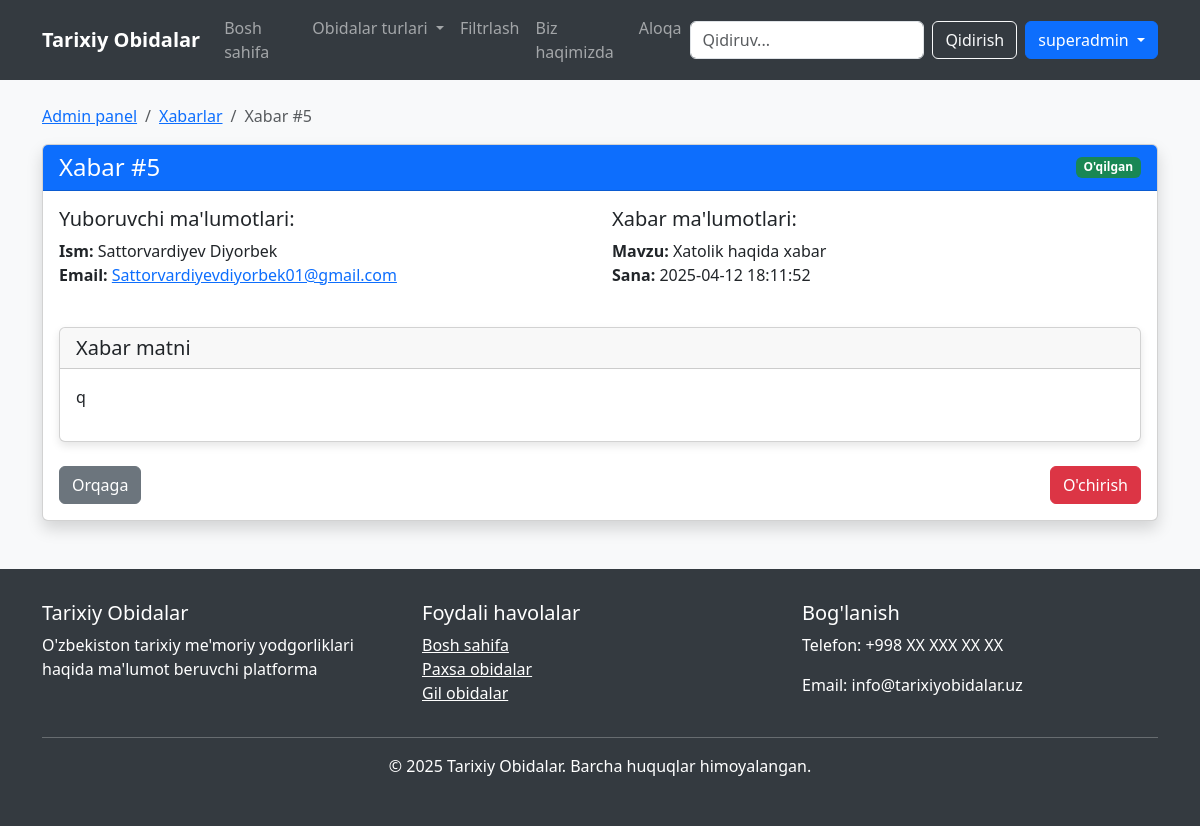
The app's page /admin/xabar/5 (signed in) with its own data.
### tables this page shows
CREATE TABLE xabarlar (
    id INTEGER PRIMARY KEY AUTOINCREMENT,
    ism TEXT NOT NULL,
    email TEXT NOT NULL,
    telefon TEXT,
    mavzu TEXT NOT NULL,
    xabar TEXT NOT NULL,
    oqilgan BOOLEAN DEFAULT 0,
    yuborilgan_sana TIMESTAMP DEFAULT CURRENT_TIMESTAMP
);

### app.py (the view)
@app.route('/admin/xabar/<int:id>')
@login_required
def view_xabar(id):
    conn = get_db_connection()
    xabar = conn.execute('SELECT * FROM xabarlar WHERE id = ?', (id,)).fetchone()
    if xabar is None:
        conn.close()
        flash('Xabar topilmadi', 'danger')
        return redirect(url_for('admin_xabarlar'))
    if not xabar['oqilgan']:
        conn.execute('UPDATE xabarlar SET oqilgan = 1 WHERE id = ?', (id,))
        conn.commit()
    conn.close()
    return render_template('admin/view_xabar.html', xabar=xabar)

### app.py (called while the page is built)
def get_db_connection():
    conn = sqlite3.connect('obidalar.db')
    conn.row_factory = sqlite3.Row
    return conn

def login_required(f):
    @wraps(f)
    def decorated_function(*args, **kwargs):
        if 'user_id' not in session:
            flash('Iltimos, avval tizimga kiring', 'danger')
            return redirect(url_for('login'))
        return f(*args, **kwargs)
    return decorated_function

### templates/admin/view_xabar.html (shortened to what this page needs)
{% extends "base.html" %}
{% block content %}
<div class="container mt-4">
    <nav aria-label="breadcrumb">
        <ol class="breadcrumb">
            <li class="breadcrumb-item"><a href="{{ url_for('admin_panel') }}">Admin panel</a></li>
            <li class="breadcrumb-item"><a href="{{ url_for('admin_xabarlar') }}">Xabarlar</a></li>
            <li class="breadcrumb-item active">Xabar #{{ xabar.id }}</li>
        </ol>
    </nav>
    <div class="card shadow mb-4">
        <div class="card-header bg-primary text-white d-flex justify-content-between align-items-center">
            <h4 class="mb-0">Xabar #{{ xabar.id }}</h4>
            <span class="badge {% if xabar.oqilgan %}bg-success{% else %}bg-warning{% endif %}">
                {% if xabar.oqilgan %}O'qilgan{% else %}Yangi{% endif %}
            </span>
        </div>
        <div class="card-body">
            <div class="row mb-4">
                <div class="col-md-6">
                    <h5>Yuboruvchi ma'lumotlari:</h5>
                    <p>
                        <strong>Ism:</strong> {{ xabar.ism }}<br>
                        <strong>Email:</strong> <a href="mailto:{{ xabar.email }}">{{ xabar.email }}</a><br>
                    </p>
                </div>
                <div class="col-md-6">
                    <h5>Xabar ma'lumotlari:</h5>
                    <p>
                        <strong>Mavzu:</strong> {{ xabar.mavzu }}<br>
                        <strong>Sana:</strong> {{ xabar.yuborilgan_sana }}<br>
                    </p>
                </div>
            </div>
            <div class="card mb-4">
                <div class="card-header">
                    <h5 class="mb-0">Xabar matni</h5>
                </div>
                <div class="card-body">
                    <p>{{ xabar.xabar|replace('\n', '<br>')|safe }}</p>
                </div>
            </div>
            <div class="d-flex justify-content-between">
                <a href="{{ url_for('admin_xabarlar') }}" class="btn btn-secondary">
                     Orqaga
                </a>
                <div>
                    <button type="button" class="btn btn-danger delete-xabar-btn"
                            data-xabar-id="{{ xabar.id }}"
                            data-sender-name="{{ xabar.ism }}">
                         O'chirish
                    </button>
                </div>
            </div>
        </div>
    </div>
</div>
{% endblock %}

### templates/base.html (style rules this page uses)
body { font-family: 'Segoe UI', Tahoma, Geneva, Verdana, sans-serif; background-color: #f8f9fa; }
.card { transition: transform 0.3s; margin-bottom: 20px; box-shadow: 0 4px 8px rgba(0, 0, 0, 0.1); }

### records on screen
xabarlar: id "5", ism "Sattorvardiyev Diyorbek", email "Sattorvardiyevdiyorbek01@gmail.com", mavzu "Xatolik haqida xabar", yuborilgan_sana "2025-04-12 18:11:52", xabar "q"

### other values on screen
{{ session.get('username') }} "superadmin"
